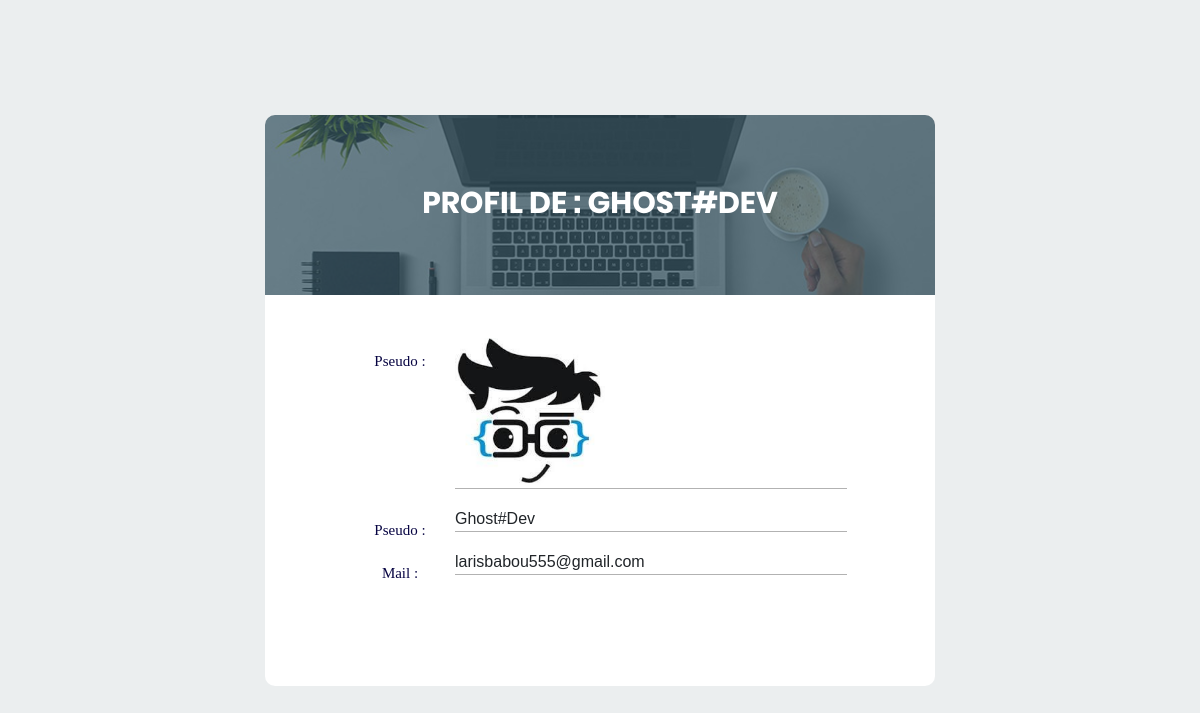
The page /espace_membre/profil.php?id=6 on the database its author committed.
### tables this page shows
CREATE TABLE IF NOT EXISTS `membres` (
  `id` int(11) NOT NULL AUTO_INCREMENT,
  `pseudo` varchar(50) NOT NULL,
  `mail` varchar(50) NOT NULL,
  `motdepasse` varchar(50) NOT NULL,
  `avatar` varchar(50) NOT NULL,
  PRIMARY KEY (`id`)
);

### espace_membre/profil.php (the view, shortened to what this page needs)
<?php
$bdd = new PDO('mysql:host=127.0.0.1;dbname=yedimin', 'root', '');
if (isset($_GET['id']) and $_GET['id'] > 0) {
	$getid = intval($_GET['id']);
	$requser = $bdd->prepare('SELECT * FROM membres WHERE id = ?');
	$requser->execute(array($getid));
	$userinfo = $requser->fetch();
?>
	<!DOCTYPE html>
	<html lang="en">
	<head>
		<link rel="stylesheet" type="text/css" href="vendor/bootstrap/css/bootstrap.min.css">
		<link rel="stylesheet" type="text/css" href="fonts/font-awesome-4.7.0/css/font-awesome.min.css">
		<link rel="stylesheet" type="text/css" href="fonts/Linearicons-Free-v1.0.0/icon-font.min.css">
		<link rel="stylesheet" type="text/css" href="vendor/animate/animate.css">
		<link rel="stylesheet" type="text/css" href="vendor/css-hamburgers/hamburgers.min.css">
		<link rel="stylesheet" type="text/css" href="vendor/animsition/css/animsition.min.css">
		<link rel="stylesheet" type="text/css" href="vendor/select2/select2.min.css">
		<link rel="stylesheet" type="text/css" href="vendor/daterangepicker/daterangepicker.css">
		<link rel="stylesheet" type="text/css" href="css/util.css">
		<link rel="stylesheet" type="text/css" href="css/main1.css">
	</head>
	<body>
		<div class="limiter">
			<div class="container-login100">
				<div class="wrap-login100">
					<div class="login100-form-title" style="background-image: url(images/bg-01.jpg);">
						<span class="login100-form-title-1">
							Profil de : <?= $userinfo['pseudo']; ?>
						</span>
					</div>
					<form class="login100-form validate-form" method="POST">
						<div class="wrap-input100 validate-input m-b-18">
							<span class="label-input100">Pseudo : </span>
							<?php
							if (!empty($userinfo['avatar'])) {
							?>
								<img src="membres/avatar/<?php echo $userinfo['avatar']; ?>" width="150" />
							<?php
							}
							?>
						</div>
						<div class="wrap-input100 validate-input m-b-18">
							<span class="label-input100">Pseudo : </span>
							<?= $userinfo['pseudo']; ?>
						</div>
						<div class="wrap-input100 validate-input m-b-18">
							<span class="label-input100">Mail : </span>
							<?= $userinfo['mail']; ?>
						</div>
					</form>
				</div>
			</div>
		</div>
	</body>
	</html>
<?php
}
?>

### espace_membre/css/main1.css (style rules this page uses)
* { margin: 0px; padding: 0px; box-sizing: border-box; }
body, html { height: 100%; font-family: Poppins-Regular, sans-serif; }
.limiter { width: 100%; margin: 0 auto; }
.container-login100 { width: 100%; min-height: 100vh; display: -webkit-box; display: -webkit-flex; display: -moz-box; display: -ms-flexbox; display: flex; flex-wrap: wrap; justify-content: center; align-items: center; padding: 15px; background: #ebeeef; }
.wrap-login100 { width: 670px; background: #fff; border-radius: 10px; overflow: hidden; position: relative; }
.login100-form-title { width: 100%; position: relative; z-index: 1; display: -webkit-box; display: -webkit-flex; display: -moz-box; display: -ms-flexbox; display: flex; flex-wrap: wrap; flex-direction: column; align-items: center; background-repeat: no-repeat; background-size: cover; background-position: center; padding: 70px 15px 74px 15px; }
.login100-form-title-1 { font-family: Poppins-Bold; font-size: 30px; color: #fff; text-transform: uppercase; line-height: 1.2; text-align: center; }
.login100-form-title::before { content: ""; display: block; position: absolute; z-index: -1; width: 100%; height: 100%; top: 0; left: 0; background-color: rgba(54,84,99,0.7); }
.login100-form { width: 100%; display: -webkit-box; display: -webkit-flex; display: -moz-box; display: -ms-flexbox; display: flex; flex-wrap: wrap; justify-content: space-between; padding: 43px 88px 93px 190px; }
.wrap-input100 { width: 100%; position: relative; border-bottom: 1px solid #b2b2b2; }
.label-input100 { font-family: Poppins-Regular; font-size: 15px; color: rgb(7, 4, 66); line-height: 1.2; text-align: right; position: absolute; top: 14px; left: -105px; width: 100px; text-align: center; }
.validate-input { position: relative; }

### rows shown on the page
membres: pseudo "GHOST#DEV", avatar (picture), pseudo "Ghost#Dev", mail "larisbabou555@gmail.com"
